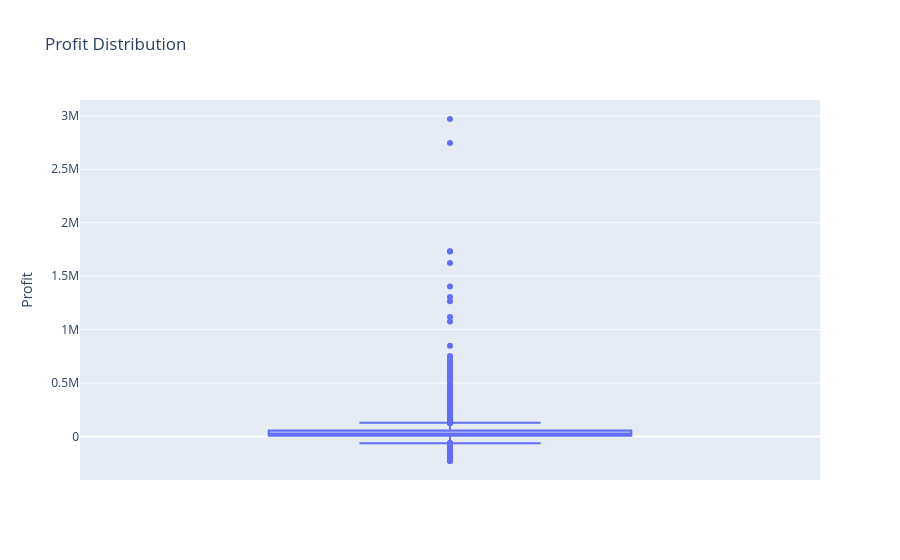

Source (notebook cell):
### Markdown cell above
**Code Cell 2
Basic Box Plot**

### Code cell
fig = px.box(

    df,

    y="Profit",

    title="Profit Distribution"

)

fig.show()

### Figure 1 — Plotly figure (JSON) as saved in the notebook; plotly's stock layout.template omitted (floating-point values rounded to 4 significant figures; data arrays with more than 128 entries replaced by an {"elided": "..."} marker saying what was removed)
{"data": [{"alignmentgroup": "True", "hovertemplate": "Profit=%{y}<extra></extra>", "legendgroup": "", "marker": {"color": "#636efa"}, "name": "", "notched": false, "offsetgroup": "", "orientation": "v", "showlegend": false, "type": "box", "x0": " ", "xaxis": "x", "y": {"elided": "10100 float values"}, "y0": " ", "yaxis": "y"}], "layout": {"boxmode": "group", "legend": {"tracegroupgap": 0}, "title": {"text": "Profit Distribution"}, "xaxis": {"anchor": "y", "domain": [0, 1]}, "yaxis": {"anchor": "x", "domain": [0, 1], "title": {"text": "Profit"}}}}
